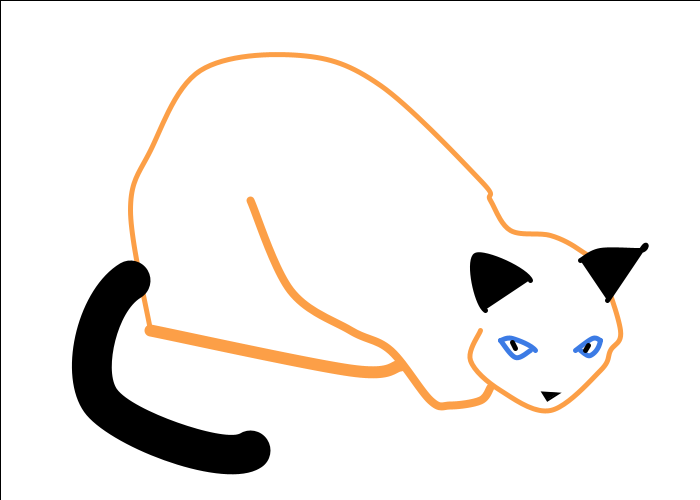
Frame 1 (no input)
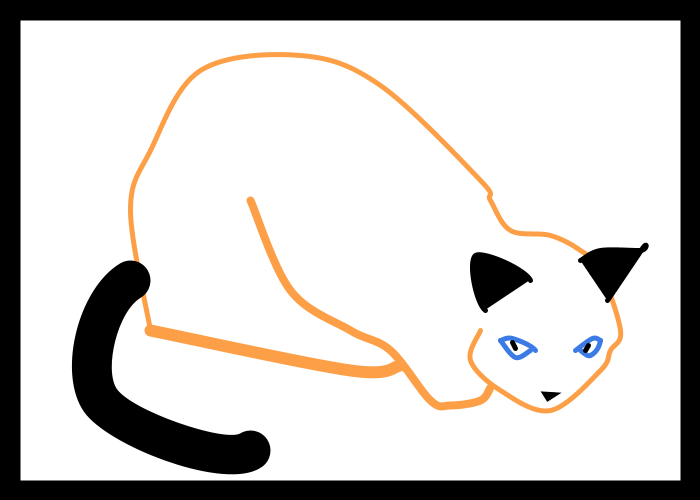
Frame 60 (the mouse pressed at the canvas centre just before this capture)
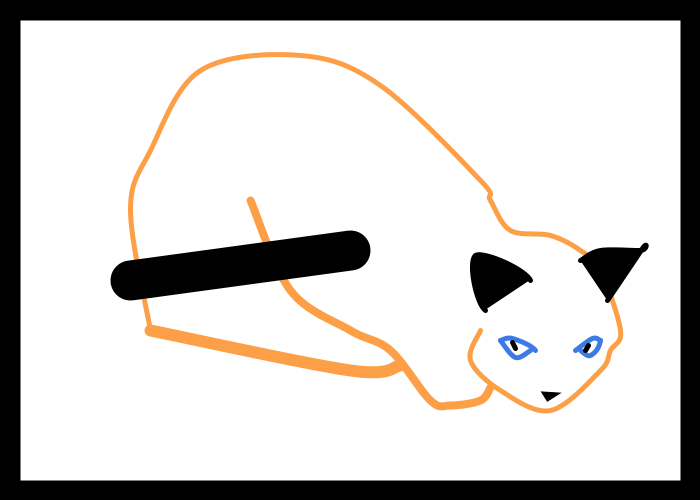
Frame 120 (the mouse held since frame 60 and released just before this capture)

The Processing sketch that drew these frames (run headless with seeded random() and noise(); from frame 60 on, the mouse is pressed at the canvas centre):

// Processing sketch: processing_71618
// ── processing_71618.pde

void setup () {
  size (700, 500);
  background (255);
  smooth ();
}


void draw () {
  fill (255);
  rect (0,0,700,500);
    strokeWeight (5);
  stroke (252, 159, 71);
noFill ();
  //body and head line
  beginShape ();
  curveVertex (150, 330);
  curveVertex (150, 330);
  curveVertex (130, 210);
  curveVertex (150, 150);
  curveVertex (200, 70);
  curveVertex (300, 55);
  curveVertex (380, 85);
  //shoulder
  curveVertex (480, 180);
  curveVertex (490, 200);
  curveVertex (510, 230);
  curveVertex (550, 235);
  curveVertex (580, 250);
  curveVertex (600, 270);
  curveVertex (620, 330);
  curveVertex (610, 350);
  curveVertex (600, 370);
  //lower jaw
  curveVertex (550, 410);
  curveVertex (500, 390);
  //cheek
  curveVertex (470, 360);
  curveVertex (480, 330);
  curveVertex (480, 330);
  endShape ();

  //front foot
  strokeWeight (8);
  beginShape ();
  curveVertex (490, 387);
  curveVertex (490, 387);
  curveVertex (480, 400);
  curveVertex (450, 405);
  curveVertex (430, 400);

  curveVertex (390, 350);
  curveVertex (350, 330);
  curveVertex (290, 290);
  curveVertex (250, 200);
  curveVertex (250, 200);
  endShape ();

  //back foot
  strokeWeight (12);
  beginShape ();
  curveVertex (150, 330);
  curveVertex (150, 330);
  curveVertex (350, 370);
  curveVertex (400, 365);
  curveVertex (400, 365);
  endShape ();

  //right ear
  strokeWeight (5);
  fill (0);
  stroke (0);
  strokeWeight (5);
  beginShape ();
  curveVertex (580, 260);
  curveVertex (580, 260);
  curveVertex (600, 250);
  curveVertex (640, 250);
  curveVertex (642, 248);
  curveVertex (607, 300);
  curveVertex (607, 300);
  endShape ();

  //left ear
  beginShape ();
  curveVertex (500, 320);
  curveVertex (530, 280);
  curveVertex (475, 255);
  curveVertex (485, 310);
  curveVertex (535, 300);
  endShape ();

  //left eye
  noFill ();
  stroke (60, 123, 229);
  beginShape ();
  curveVertex (535, 370);
  curveVertex (535, 350);
  curveVertex (512, 338);
  curveVertex (500, 340);
  curveVertex (500, 340);
  endShape ();
  beginShape ();
  curveVertex(530, 350);
  curveVertex(530, 350);
  curveVertex(515, 357);
  curveVertex(500, 340);
  curveVertex(500, 340);
  endShape ();
  stroke (0);
  line (512, 342, 515, 348);

  // right eye
  stroke (60, 123, 229);
  beginShape ();
  curveVertex (575, 350);
  curveVertex (575, 350);
  curveVertex (592, 338);
  curveVertex (600, 340);
  curveVertex (600, 340);
  endShape ();
  beginShape ();
  curveVertex (580, 350);
  curveVertex (580, 350);
  curveVertex (590, 355);
  curveVertex (600, 340);
  curveVertex (600, 300);
  endShape ();
  stroke (0);
  line (588, 345, 585, 350);

  //nose
  strokeWeight (2);
  fill (0);
  triangle (542, 392, 558, 393, 547, 400);
  noFill ();



  //tail
  stroke(0);
  strokeWeight (40);
  beginShape ();
  if (mousePressed) {
    curveVertex (130,280);
    curveVertex (130,280);
    curveVertex (mouseX,mouseY);
    curveVertex (mouseX,mouseY);
    endShape ();}
  else {
  curveVertex (300, 280);
  curveVertex (130, 280);
  curveVertex (100, 400);
  curveVertex (250, 450);
  curveVertex (250, 300);}
  
  endShape ();
}
